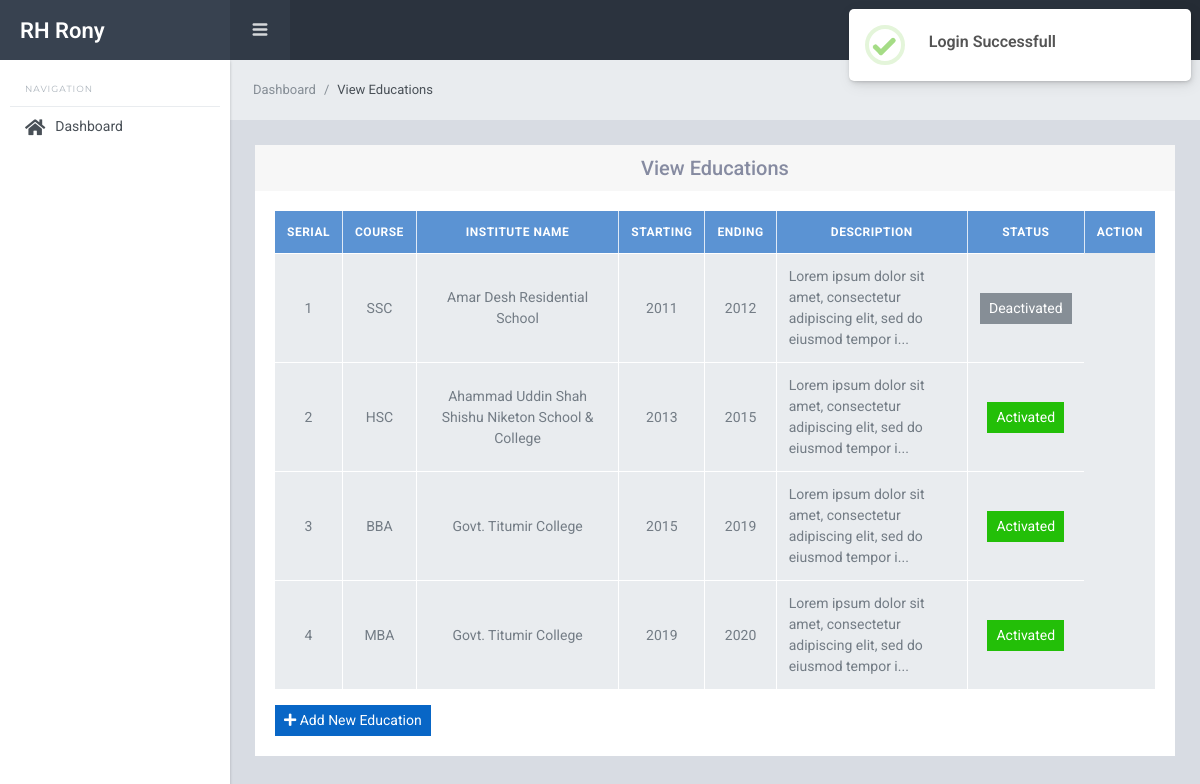
The page /backend/education/education_view.php (signed in) on the database its author committed.
### tables this page shows
CREATE TABLE `educations` (
  `id` int(11) NOT NULL,
  `course` varchar(50) NOT NULL,
  `institute` varchar(100) NOT NULL,
  `start_year` year(4) NOT NULL,
  `end_year` varchar(10) NOT NULL,
  `description` varchar(500) NOT NULL,
  `status` int(11) NOT NULL DEFAULT 0
);

### assets/functions.php (called while the page is built, shortened)
<?php
function url($x = '') {
    $directory = explode('/', dirname($_SERVER['PHP_SELF']));
    $url = $_SERVER['HTTP_HOST'] . '/' . $directory[1] . '/';
    $url = str_replace('//', '/', $url);
    if (isset($_SERVER['HTTPS']) && $_SERVER['HTTPS'] == 'on') {
        $url = 'https://' . $url;
    } else {
        $url = 'http://' . $url;
    }
    return $url . $x;
}

### backend/education/education_view.php (the view, shortened to what this page needs)
<?php
$sql = "SELECT * FROM educations";
$query = mysqli_query($conn, $sql);
require_once("../includes/header.php");
require_once("../includes/sidebar.php");
require_once("../includes/navbar.php");
?>
<div class="sl-mainpanel">
    <nav class="breadcrumb sl-breadcrumb">
        <a class="breadcrumb-item" href="<?= url() ?>backend/dashboard.php">Dashboard</a>
        <span class="breadcrumb-item active">View Educations</span>
    </nav>
    <div class="sl-pagebody">
        <div class="row justify-content-center">
            <div class="col-md-12">
                <div class="card">
                    <div class="card-header">
                        <h5 class="m-0 text-center">View Educations</h5>
                    </div>
                    <div class="card-body">
                        <table class="table table-bordered align-middle">
                            <thead class="bg-info">
                                <tr>
                                    <th width="5%" class="text-center">Serial</th>
                                    <th width="8%" class="text-center">Course</th>
                                    <th width="23%" class="text-center">Institute Name</th>
                                    <th width="8%" class="text-center">Starting</th>
                                    <th width="8%" class="text-center">Ending</th>
                                    <th class="text-center">Description</th>
                                    <th class="text-center">Status</th>
                                    <th class="text-center">Action</th>
                                </tr>
                            </thead>
                            <tbody>
                                <?php foreach ($query as $key => $education) : ?>
                                    <tr>
                                        <td class="text-center"><?= ++$key ?></td>
                                        <td class="text-center"><?= $education['course'] ?></td>
                                        <td class="text-center"><?= $education['institute'] ?></td>
                                        <td class="text-center"><?= $education['start_year'] ?></td>
                                        <td class="text-center"><?= $education['end_year'] ?></td>
                                        <td><?= substr($education['description'], 0, 80) . '...' ?></td>
                                        <td class="text-center"><a href="education_status.php?id=<?= $education['id'] ?>" class="btn btn-sm  <?= ($education['status'] == 1) ? 'btn-success' : 'btn-secondary' ?>"><?= ($education['status'] == 1) ? 'Activated' : 'Deactivated' ?></a></td>
                                    </tr>
                                <?php endforeach ?>
                            </tbody>
                        </table>
                        <a href="education_add.php" class="btn btn-sm btn-primary"><i class="fa fa-plus" aria-hidden="true"></i> Add New Education</a>
                    </div>
                </div>
            </div>
        </div>
    </div>
</div>
<?php require_once("../includes/footer.php"); ?>

### assets/style.css (style rules this page uses)
.table th, .table td { vertical-align: middle; }

### rows shown on the page
educations: course "SSC", institute "Amar Desh Residential School", start_year "2011", end_year "2012", description "Lorem ipsum dolor sit amet, consectetur adipiscing elit, sed do eiusmod tempor i", status "Deactivated"
educations: course "HSC", institute "Ahammad Uddin Shah Shishu Niketon School & College", start_year "2013", end_year "2015", description "Lorem ipsum dolor sit amet, consectetur adipiscing elit, sed do eiusmod tempor i", status "Activated"
educations: course "BBA", institute "Govt. Titumir College", start_year "2015", end_year "2019", description "Lorem ipsum dolor sit amet, consectetur adipiscing elit, sed do eiusmod tempor i", status "Activated"
educations: course "MBA", institute "Govt. Titumir College", start_year "2019", end_year "2020", description "Lorem ipsum dolor sit amet, consectetur adipiscing elit, sed do eiusmod tempor i", status "Activated"
